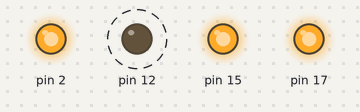
Bench run of a sketch on a simulated Arduino Uno, built with avr-gcc and run on an emulated ATmega328P. On the bench: output pins drawn as LEDs (lit = HIGH). Dashed ring = blinking. What the sketch prints to the serial monitor is not drawn.

Above: at 0.5 s.
Timing chart, 0 to 4.6 s (numbered marks = the images above):
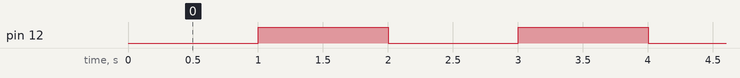

The sketch:

struct_1.ino
```cpp
struct LED{
  String name;
  int iot = 12;
  int ntp = 15;
  int wifi = 2;
  int bt = 17;
};
struct LED led1,led2;

int led [4] = {led1.iot,led1.ntp,led1.wifi,led1.bt};

void setup() {
  Serial.begin(9600);
  pinMode(led1.iot,OUTPUT);
  pinMode(led1.ntp,OUTPUT);
  pinMode(led1.wifi,OUTPUT);
  pinMode(led1.bt,OUTPUT);
  led1.name = "Panyaphat";
  digitalWrite(led1.iot, HIGH);
  digitalWrite(led1.ntp, HIGH);
  digitalWrite(led1.wifi, HIGH);
  digitalWrite(led1.bt, HIGH);

}

void loop() {
  Serial.print("Hello"+led1.name);
  digitalWrite(led1.iot,LOW);
  delay(1000);
  digitalWrite(led1.iot,HIGH);
  delay(1000);

}
```

Measured:
- by itself, pin 12: alternates HIGH for 1.0 s and LOW for 1.0 s
